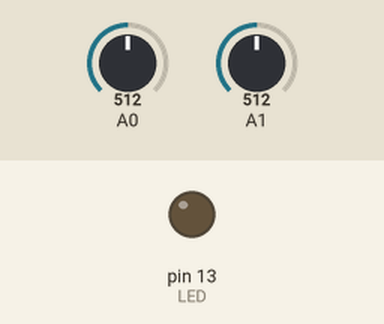
Simulated run of this sketch. Board: Arduino Uno, built with avr-gcc and run on an emulated ATmega328P. On the bench: output pins drawn as LEDs (lit = HIGH). The inputs (shaded band) are chosen by the test bench; at power-on: A1 = 512, A0 = 512.

Above: at 1.2 s.
1.3 s: A1 set to 527
At 2.2 s:
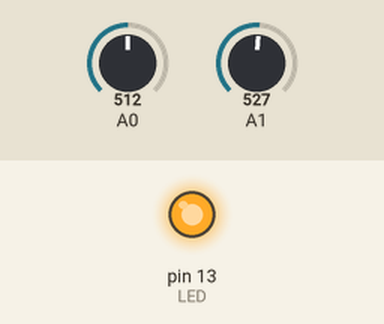
2.8 s: A1 set to 511
At 3.3 s:
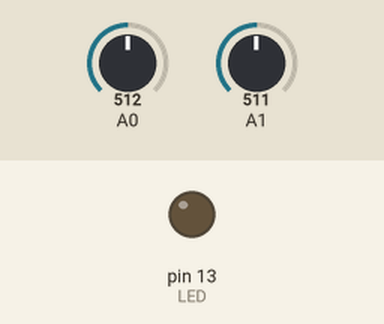
4.3 s: A1 set to 716
At 5.7 s:
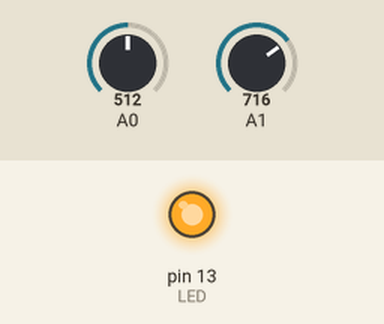
Timing chart, 0 to 7.3 s (numbered marks = the images above; inputs shaded):
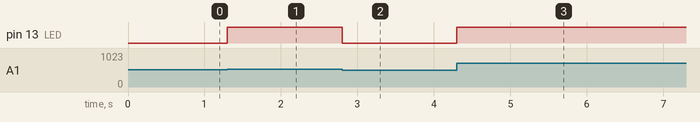

The sketch:

LED_Fotocelda.ino
```cpp
int potenciometro;
int fotorresistencia;
int LED=13;
void setup() {
pinMode(A0,INPUT);
pinMode(A1,INPUT);
pinMode(LED,OUTPUT);
}
void loop() {
potenciometro=analogRead(A0);
fotorresistencia=analogRead(A1);
if (fotorresistencia>potenciometro){
  digitalWrite(LED,HIGH);
}
else{
  digitalWrite(LED,LOW);
  }
}
```

Measured:
- the behaviour switches between 512 and 513 on A1 (found by bisection; images 0 and 1)
- after the input at 1.3 s, pin 13 (LED): LOW → HIGH at once
- after the input at 2.8 s, pin 13 (LED): HIGH → LOW at once
- after the input at 4.3 s, pin 13 (LED): LOW → HIGH at once
